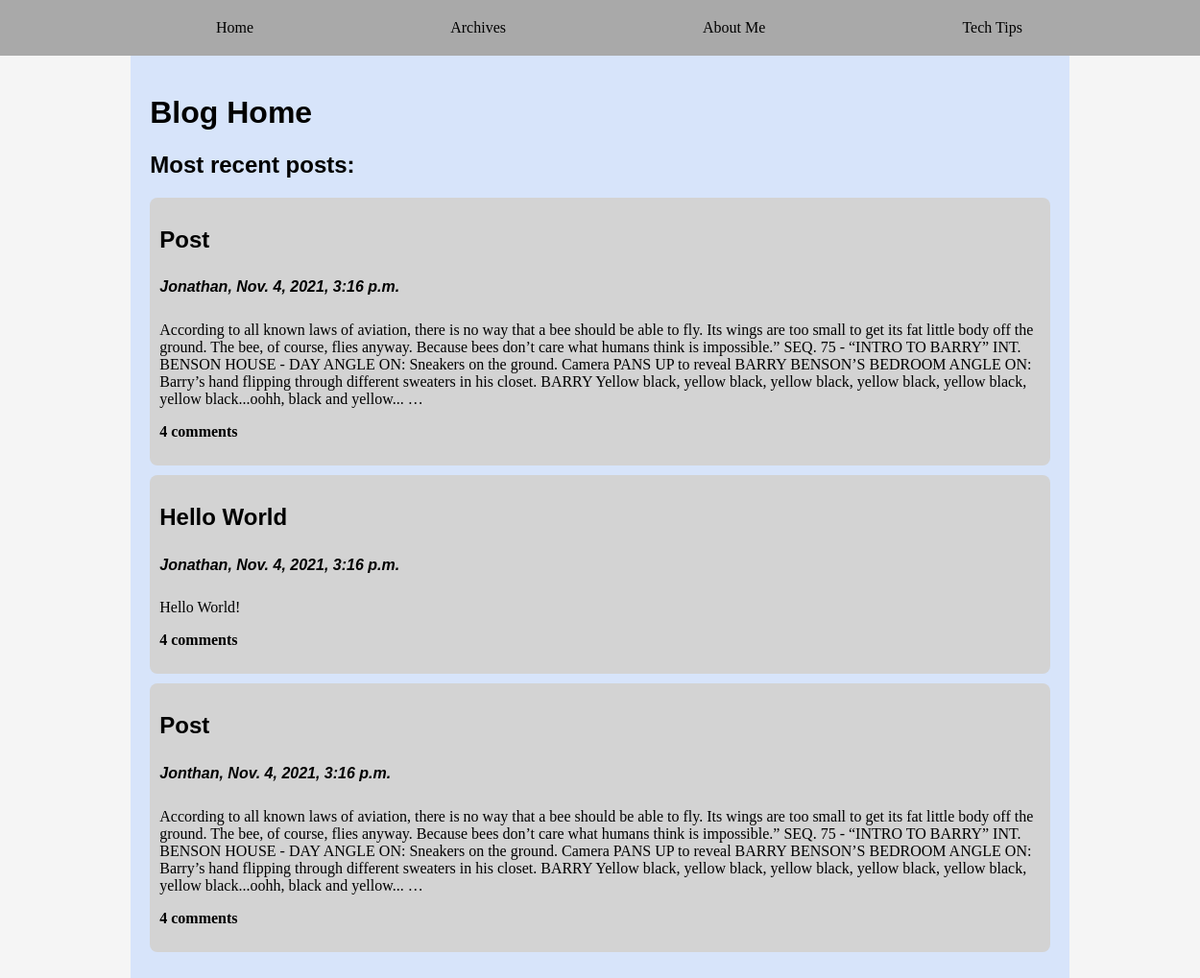
The page / on the database its author committed.
### blog/models.py (models this page shows, shortened)
class Blog(models.Model):
    title = models.CharField(max_length=60)
    author = models.CharField(max_length=30)
    content = models.TextField(max_length=2000)
    posted = models.DateTimeField('date published')

class Comments(models.Model):
    blog = models.ForeignKey(Blog, on_delete=models.CASCADE)
    commenter = models.CharField(max_length=30)
    email = models.EmailField()
    content = models.TextField(max_length=1000)
    posted = models.DateTimeField('date published')

### blog/views.py (the view)
# urls.py: path('', views.index, name='index'),
def index(request):
    latest_posts_list = Blog.objects.order_by('-posted')[:3]
    context = {'latest_posts_list': latest_posts_list}
    return render(request, 'blog/index.html', context)

### blog/templates/blog/index.html (shortened to what this page needs)
{% load static %}
<!DOCTYPE html>
<html lang="en">
<head>
  <link rel="stylesheet" href="{% static 'blog/style.css' %}" type="text/css">
</head>
<body>
  <div id="links">
    <a href="{% url 'blog:index'%}">Home</a>
    <a href="{% url 'blog:archives'%}">Archives</a>
    <a href="{% url 'blog:about'%}">About Me</a>
    <a href="{% url 'blog:tips'%}">Tech Tips</a>
  </div>
  <div id="content">
    <h1>Blog Home</h1>
    <h2>Most recent posts:</h2>
    {% if latest_posts_list %}
      {% for blog in latest_posts_list %}
        <a id="blog_post_link", href="{% url 'blog:entry' blog.id %}">
          <div class="blogpost">
            <h2>{{blog.title}}</h2>
            <h5>{{blog.author}}, {{blog.posted}}</h5>
            <p>
              {{blog.content|truncatewords:100}}
            </p>
            <p>
              <strong>{{blog.comments_set.all|length}} comment{{blog.comments_set.all|pluralize}}</strong>
            </p>
          </div>
        </a>
      {% endfor %}
    {% else %}
      <p>No posts are available.</p>
    {% endif %}
  </div>
</body>
</html>

### blog/static/blog/style.css (style rules this page uses)
body { background-color: #f5f5f5; margin: 0; padding: 0; max-width: 100%; overflow-x: hidden; }
h1, h2, h5 { font-family: sans-serif; }
h5 { font-style: italic; font-size: 12pt; }
a:link { text-decoration: none; color: black; }
#links { display: flex; justify-content: space-evenly; margin-bottom: 15px; margin-left:10%; width: 100%; margin: auto; margin-top:0px; padding: 20px; background-color: darkgrey; }
#content { width: 75%; margin: auto; padding: 20px; background-color: #d7e4fa; }
.blogpost { padding: 10px; margin-bottom: 10px; background-color: lightgray; border-radius: 8px; }

### rows shown on the page
Blog: title "Post", author "Jonathan", posted "Nov. 4, 2021, 3:16 p.m.", content "According to all known laws of aviation, there is no way that a bee should be able to fly. Its wings are too small to get its fat little body off the ground. The bee, of course, flies anyway. Because bees don’t care what humans think is impossible.” SEQ. 75 - “INTRO TO BARRY” INT. BENSON HOUSE - DAY ANGLE ON: Sneakers on the ground. Camera PANS UP to reveal BARRY BENSON’S BEDROOM ANGLE ON: Barry’s hand flipping through different sweaters in his closet. BARRY Yellow black, yellow black, yellow black, yellow black, yellow black, yellow black...oohh, black and yellow... …", comments_set.all|length "4"
Blog: title "Hello World", author "Jonathan", posted "Nov. 4, 2021, 3:16 p.m.", content "Hello World!", comments_set.all|length "4"
Blog: title "Post", author "Jonthan", posted "Nov. 4, 2021, 3:16 p.m.", content "According to all known laws of aviation, there is no way that a bee should be able to fly. Its wings are too small to get its fat little body off the ground. The bee, of course, flies anyway. Because bees don’t care what humans think is impossible.” SEQ. 75 - “INTRO TO BARRY” INT. BENSON HOUSE - DAY ANGLE ON: Sneakers on the ground. Camera PANS UP to reveal BARRY BENSON’S BEDROOM ANGLE ON: Barry’s hand flipping through different sweaters in his closet. BARRY Yellow black, yellow black, yellow black, yellow black, yellow black, yellow black...oohh, black and yellow... …", comments_set.all|length "4"
